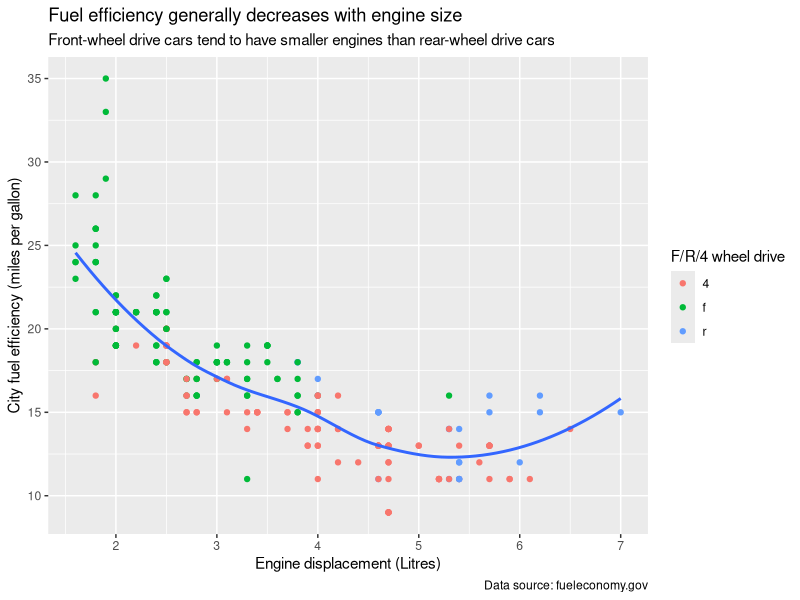
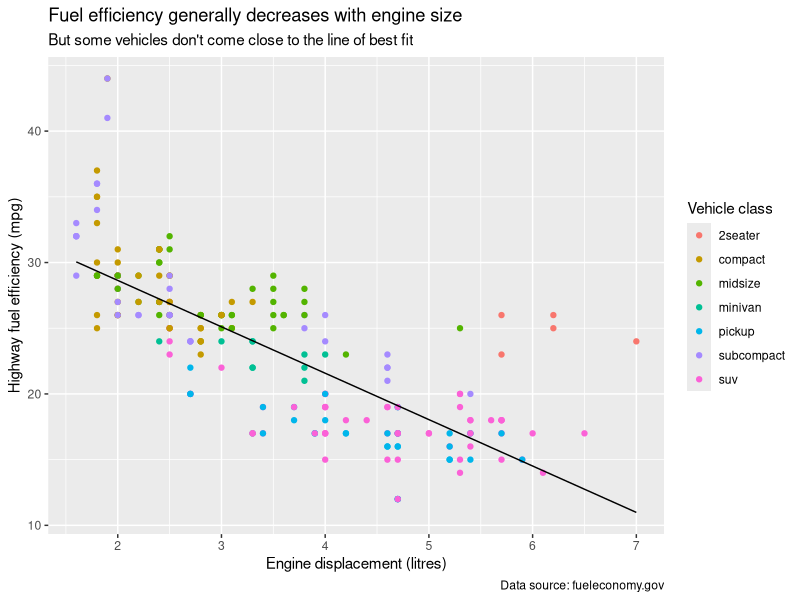
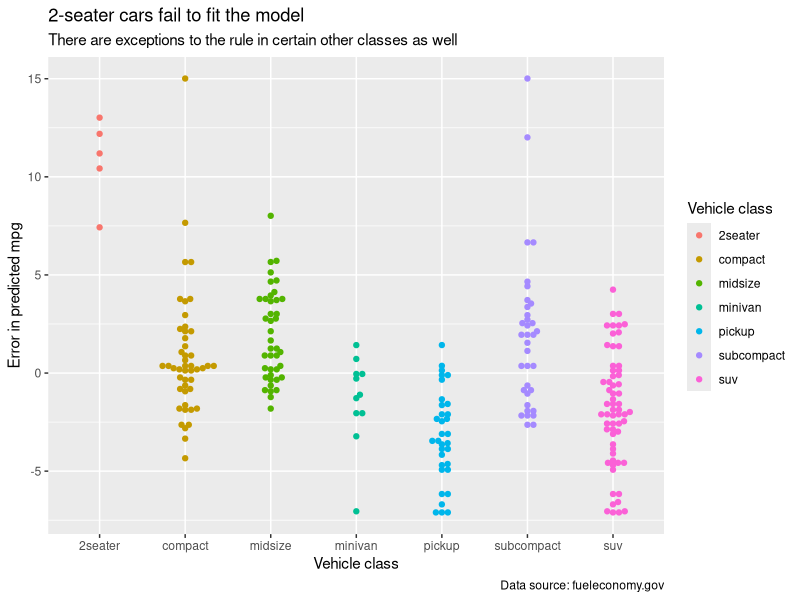
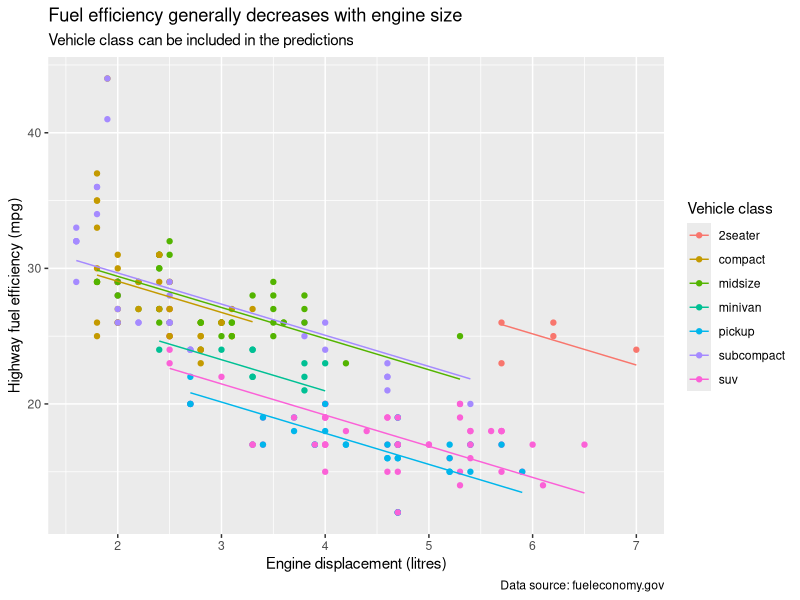
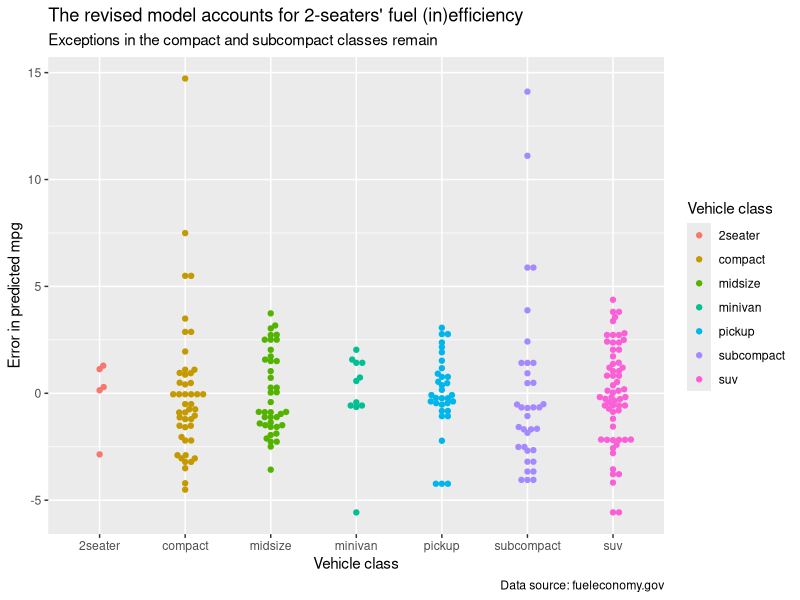
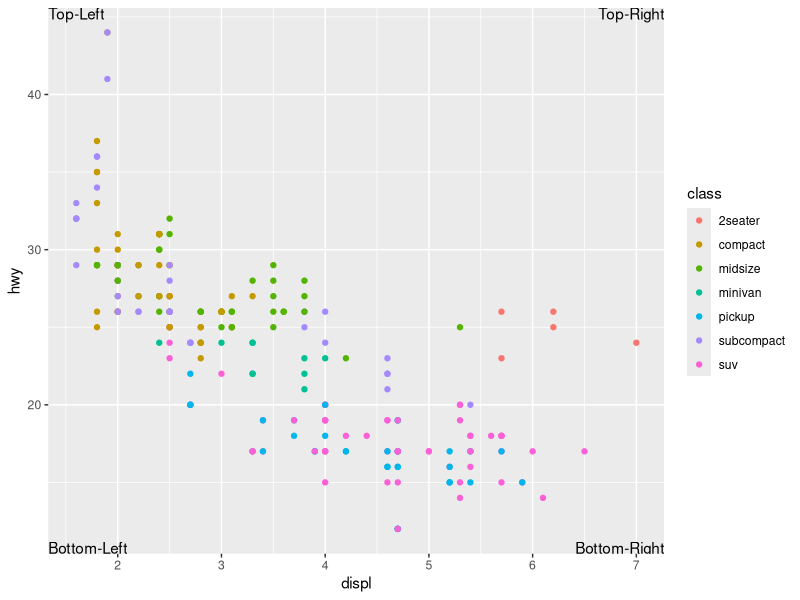
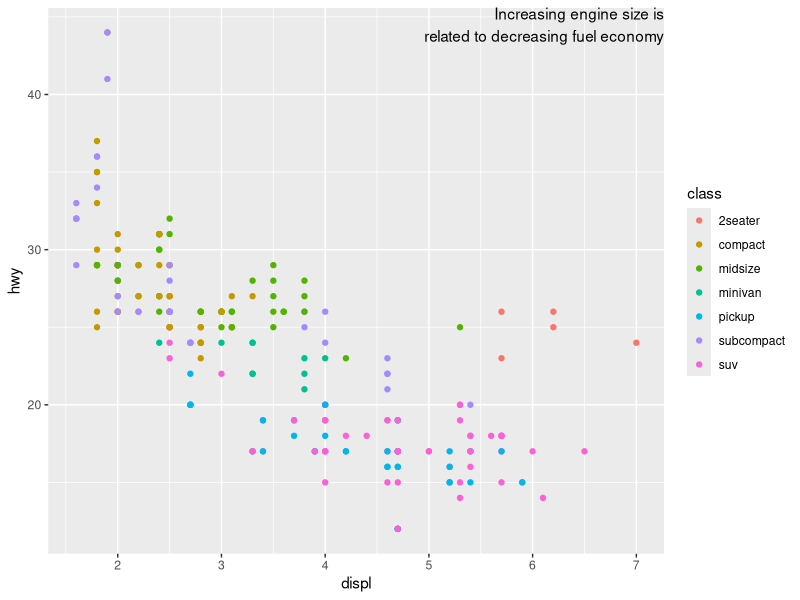
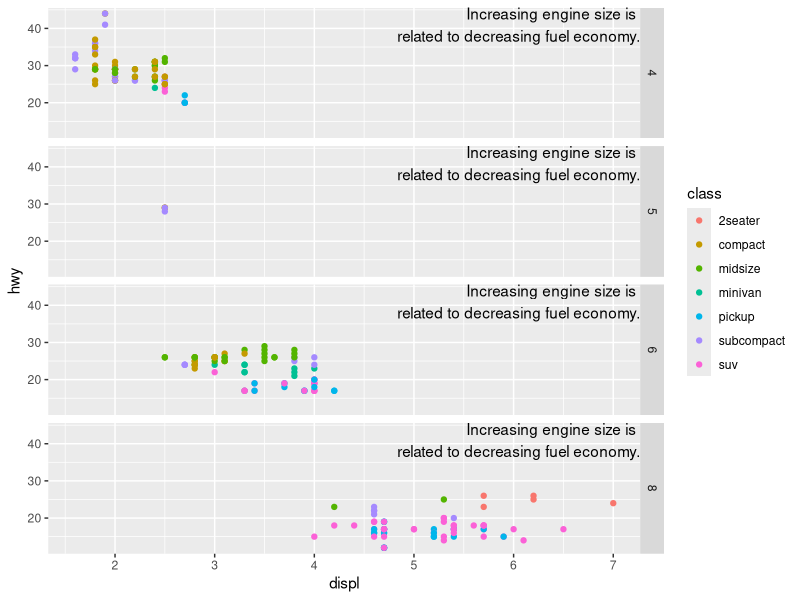

Reproduce these figures in R, in order.
## ---- chunk 1
library(tidyverse)
## ---- chunk 2
mpg %>%
  ggplot(aes(displ, cty)) +
    geom_point(aes(colour = drv)) +
    geom_smooth(se = FALSE) +
    labs(
      title = "Fuel efficiency generally decreases with engine size",
      subtitle = "Front-wheel drive cars tend to have smaller engines than rear-wheel drive cars",
      caption = "Data source: fueleconomy.gov",
      x = "Engine displacement (Litres)",
      y = "City fuel efficiency (miles per gallon)",
      colour = "F/R/4 wheel drive"
    )
## ---- chunk 3
library(modelr)
library(ggbeeswarm)
mod1 <- lm(hwy ~ displ, data = mpg)
mpg1 <- add_predictions(mpg, mod1)
mpg1 <- add_residuals(mpg1, mod1)
ggplot(mpg1, aes(displ, hwy)) +
  geom_point(aes(colour = class)) +
  geom_line(aes(y = pred)) +
  labs(
    title = "Fuel efficiency generally decreases with engine size",
    subtitle = "But some vehicles don't come close to the line of best fit",
    caption = "Data source: fueleconomy.gov",
    x = "Engine displacement (litres)",
    y = "Highway fuel efficiency (mpg)",
    colour = "Vehicle class"
  )
ggplot(mpg1, aes(class, resid)) +
  geom_beeswarm(aes(colour = class)) +
  labs(
    title = "2-seater cars fail to fit the model",
    subtitle = "There are exceptions to the rule in certain other classes as well",
    caption = "Data source: fueleconomy.gov",
    x = "Vehicle class",
    y = "Error in predicted mpg",
    colour = "Vehicle class"
  )
## ---- chunk 4
mod2 <- lm(hwy ~ displ + class, data = mpg)
mpg2 <- add_predictions(mpg, mod2)
mpg2 <- add_residuals(mpg2, mod2)
ggplot(mpg2, aes(displ, hwy, colour = class)) +
  geom_point() +
  geom_line(aes(y = pred)) +
  labs(
    title = "Fuel efficiency generally decreases with engine size",
    subtitle = "Vehicle class can be included in the predictions",
    caption = "Data source: fueleconomy.gov",
    x = "Engine displacement (litres)",
    y = "Highway fuel efficiency (mpg)",
    colour = "Vehicle class"
  )
ggplot(mpg2, aes(class, resid)) +
  geom_beeswarm(aes(colour = class)) +
  labs(
    title = "The revised model accounts for 2-seaters' fuel (in)efficiency",
    subtitle = "Exceptions in the compact and subcompact classes remain",
    caption = "Data source: fueleconomy.gov",
    x = "Vehicle class",
    y = "Error in predicted mpg",
    colour = "Vehicle class"
  )
## ---- chunk 5
labels <- tibble(
  x = c(-Inf, -Inf, Inf, Inf),
  y = c(Inf, -Inf, Inf, -Inf),
  lab = c("Top-Left", "Bottom-Left", "Top-Right", "Bottom-Right"),
  v = c("top", "bottom", "top", "bottom"),
  h = c("left", "left", "right", "right")
)
ggplot(data = mpg, aes(displ, hwy)) +
  geom_point(aes(colour = class)) +
  geom_text(aes(x = x, y = y, label = lab, vjust = v, hjust = h), data = labels)
## ---- chunk 6
?annotate

ggplot(data = mpg, aes(displ, hwy)) +
  geom_point(aes(colour = class)) +
  annotate(
    "text",
    label = "Increasing engine size is\nrelated to decreasing fuel economy",
    x = Inf,
    y = Inf,
    vjust = "top",
    hjust = "right"
  )
## ---- chunk 7
label <- tibble(
  displ = Inf,
  hwy = Inf,
  label = "Increasing engine size is \nrelated to decreasing fuel economy."
)

ggplot(data = mpg, aes(displ, hwy)) +
  geom_point(aes(colour = class)) +
  geom_text(aes(label = label), data = label, vjust = "top", hjust = "right") +
  facet_grid( cyl ~ . )
## ---- chunk 8
facet_labels <- tibble(
  cyl = c(4, 5, 6, 8),
  displ = Inf,
  hwy = Inf,
  label = c("4 cylinders", "5 cylinders", "6 cylinders", "8 cylinders")
)

ggplot(data = mpg, aes(displ, hwy)) +
  geom_point(aes(colour = class)) +
  geom_text(aes(label = label), data = facet_labels, vjust = "top", hjust = "right") +
  facet_grid( cyl ~ . )
## ---- chunk 9
?geom_label
## ---- chunk 10
?arrow
## ---- chunk 11
ggplot(mpg, aes(displ, hwy, colour = class)) +
  geom_point() +
  geom_segment(
    aes(x = 6.5, y = 40, xend = 6, yend = 27),
    arrow = arrow(type = "closed")
  )
ggplot(mpg, aes(displ, hwy, colour = class)) +
  geom_point() +
  geom_segment(
    aes(x = 6.5, y = 40, xend = 6, yend = 27),
    arrow = arrow(length = unit(0.1, "inches"), ends = "first")
  )
ggplot(mpg, aes(displ, hwy, colour = class)) +
  geom_point() +
  geom_segment(
    aes(x = 6.5, y = 40, xend = 6, yend = 27),
    arrow = arrow(ends = "both", angle = 90)
  )
